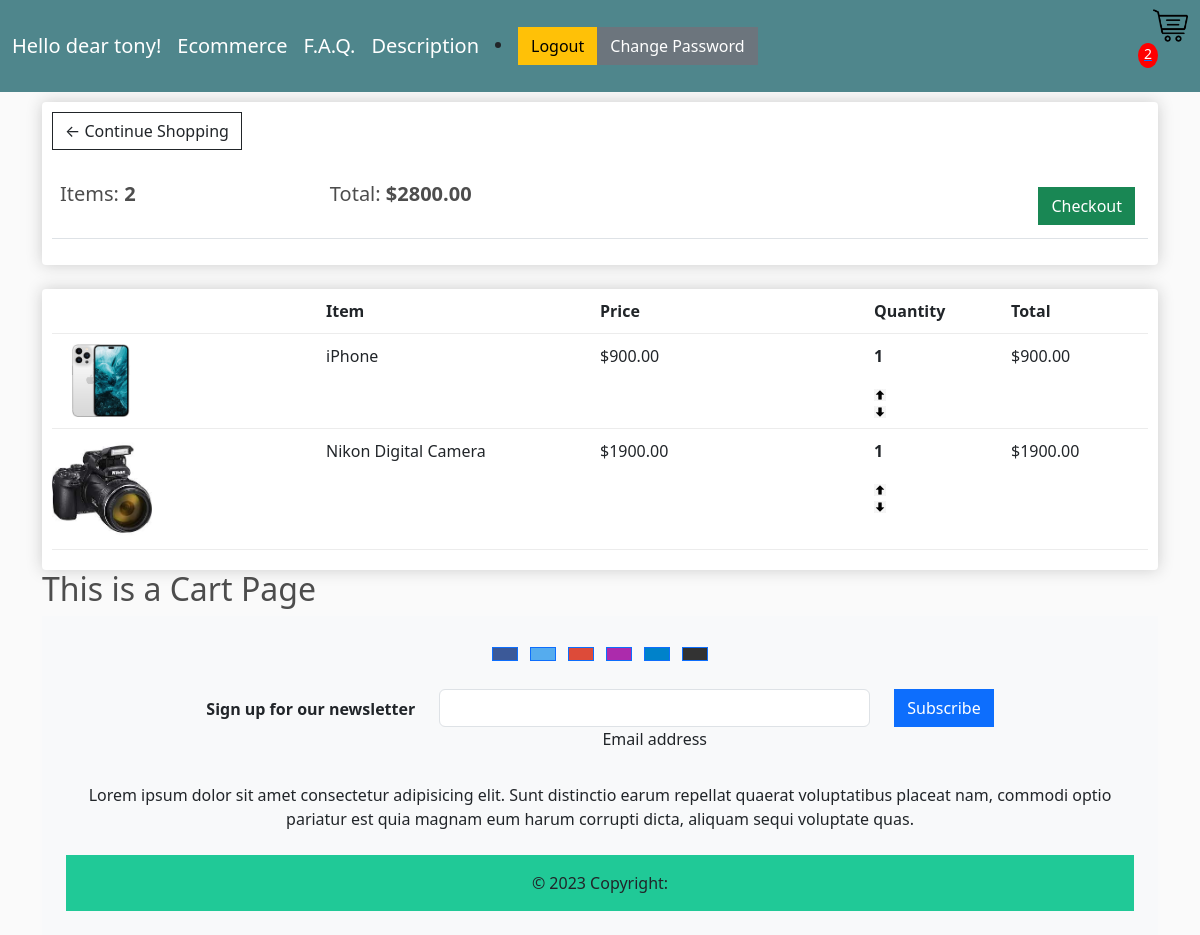
The app's page /cart/ (signed in) with its own data.
### store/models.py (models this page shows, shortened)
class Order(models.Model):
    customer = models.ForeignKey(Customer, on_delete=models.SET_NULL, blank=True, null=True)
    date_ordered =models.DateTimeField(auto_now_add=True)
    complete = models.BooleanField(default=False, blank=False, null=True)
    transaction_id = models.CharField(max_length=200, null=True)
    @property
    def get_cart_total(self):
        orderitems = self.orderitem_set.all()
        total = sum([item.get_total for item in orderitems])
        return total
    @property
    def get_cart_items(self):
        orderitems = self.orderitem_set.all()
        total = sum([item.quantity for item in orderitems])
        return total

class OrderItem(models.Model):
    product = models.ForeignKey(Product, on_delete=models.SET_NULL, blank=True, null=True)
    order = models.ForeignKey(Order, on_delete=models.SET_NULL, blank=True, null=True)
    quantity = models.IntegerField(default=0, null=True, blank=True)
    date_added = models.DateTimeField(auto_now_add=True)
    @property
    def get_total(self):
        total = self.product.price * self.quantity
        return total

class Product(models.Model):
    name = models.CharField(max_length=200, null=True)
    price = models.DecimalField(max_digits=6, decimal_places=2)
    digital = models.BooleanField(default=False, blank=False, null=True)
    image = models.ImageField(null=True, blank=True)
    @property
    def imageURL(self):
        try:
            url = self.image.url
        except:
            url = ''
        return url

### store/views.py (the view)
# urls.py: path('cart/', views.cart, name="cart"),
def cart(request):
    data = cartData(request)
    cartItems = data['cartItems']
    order = data['order']
    items = data['items']
    context = {
        'items': items,
        'order': order,
        'cartItems': cartItems,
    }
    return render(request, 'store/cart.html', context)

### store/utils.py (called while the page is built)
def cartData(request):
    if request.user.is_authenticated:
        customer = request.user.customer
        order, created = Order.objects.get_or_create(
            customer=customer, complete=False)
        items = order.orderitem_set.all()
        cartItems = order.get_cart_items
    else:
        cookieData = cookieCart(request)
        cartItems = cookieData['cartItems']
        order = cookieData['order']
        items = cookieData['items']
    return {'cartItems': cartItems, 'order': order, 'items': items}

### templates/store/cart.html
{% extends 'store/main.html' %}
{% load static %}
{% block content %}
<div class="row">
    <div class ="col-lg-12">
        <div class="box-element">
            <a class="btn btn-outline-dark" href="{% url 'store' %}">&#x2190; Continue Shopping</a>
            <br>
            <br>
            <table class="table">
                <tr>
                    <th><h5>Items: <strong>{{order.get_cart_items}}</strong></h5></th>
                    <th><h5>Total: <strong>${{order.get_cart_total|floatformat:2}}</strong></h5></th>
                    <th>
                        <a style="float:right; margin:5px" class="btn btn-success" href={% url 'checkout' %}>Checkout</a>
                    </th>
                </tr>
            </table>
        </div>
        <br>
        <div class="box-element">
            <div class="cart-row">
                <div style="flex: 2"></div>
                <div style="flex: 2"><strong>Item</strong></div>
                <div style="flex: 2"><strong>Price</strong></div>
                <div style="flex: 1"><strong>Quantity</strong></div>
                <div style="flex: 1"><strong>Total</strong></div>
            </div>
            {% for item in items %}
            <div class="cart-row">
                <div style="flex:2"><img class="row-image" src={{item.product.imageURL}}></div>
                <div style="flex:2">{{item.product.name}}</div>
                <div style="flex:2">${{item.product.price|floatformat:2 }}</div>
                <div style="flex:1">
                    <p class="quantity">{{item.quantity}}</p>
                    <div class="qantity">
                        <img data-product={{item.product.id}} data-action="add" class="chg-quantity update-cart"  src={% static 'images/up_arrow.jpg' %}>
                        <img data-product={{item.product.id}} data-action="remove" class="chg-quantity update-cart" src={% static 'images/down_arrow.jpg' %}>
                    </div>
                </div>
                <div style="flex: 1">${{item.get_total}}</div>
            </div>
            {% endfor %}
        </div>
    </div>
</div>
<h2>This is a Cart Page</h2>
{% endblock content %}

### templates/store/main.html (shortened to what this page needs)
<!DOCTYPE html>
{% load static %}
<html>
    <head>
        <link href="https://cdn.jsdelivr.net/npm/bootstrap@5.3.0-alpha1/dist/css/bootstrap.min.css" rel="stylesheet">
        <link rel="stylesheet" type="text/css" href="{% static 'css/main.css' %}">
    </head>
    <body>
        <nav class="navbar navbar-expand-lg navbar-dark bg-dark">
            <div class="container-fluid">
              {% if request.user.is_authenticated %}
              <a class="navbar-brand" href="#">Hello dear {{request.user}}!</a>
              {% else %}
              <a class="navbar-brand" href="#">You are not registered</a>
              {% endif %}
              <a class="navbar-brand" href={% url 'store' %}>Ecommerce</a>
              <a class="navbar-brand" aria-current="page" href={% url 'faq' %}>F.A.Q.</a>
              <a class="navbar-brand" aria-current="page" href={% url 'description' %}>Description</a>
              {% if request.user.is_authenticated %}
              <li><a href={% url 'logout_user' %} class="btn btn-warning">Logout</a></li>
              <a type="button" class="btn btn-secondary" href ={% url 'change_password' %}>Change Password</a>
              {% else %}
              <li><a href={% url 'login_registration' %} class="btn btn-warning">Login</a></li>
              {% endif %}
              <div class="collapse navbar-collapse" id="navbarSupportedContent">
                <div class="form-inline my-2 my-lg-0">
                  <a href={% url 'cart' %}>
                    <img id="cart-icon" src={% static 'images/cart.png' %}>
                    <p id="cart-total">{{cartItems}}</p>
                </div>
              </div>
            </div>
        </nav>
        <div class="container">
            {% block content %}
            {% endblock content %}
            {% include 'store/footer.html' %}
        </div>
    </body>
</html>

### static/css/main.css (style rules this page uses)
body { background-color: hsl(0, 0%, 98%); }
h1,h2,h3,h4,h5,h6 { color:hsl(0, 0%, 30%); }
.box-element { box-shadow:hsl(0, 0%, 80%) 0 0 16px; background-color: #fff; border-radius: 4px; padding: 10px; }
.bg-dark { background-color: #4f868c!important; }
#cart-icon { width:35px; display: inline-block; margin-left: 15px; }
#cart-total { display: block; text-align: center; color:#fff; background-color: red; width: 20px; height: 25px; border-radius: 50%; font-size: 14px; }
.col-lg-4, .col-lg-6, .col-lg-8, .col-lg-12 { margin-top: 10px; }
.btn { border-radius: 0; }
.row-image { width: 100px; }
.cart-row { display: flex; align-items: flex-stretch; padding-bottom: 10px; margin-bottom: 10px; border-bottom: 1px solid #ececec; }
.quantity { display: inline-block; font-weight: 700; padding-right:10px; }
.chg-quantity { width: 12px; cursor: pointer; display: block; margin-top: 5px; transition:.1s; }

### records on screen
Order: get_cart_items "2", get_cart_total "2800.00"
OrderItem: product.imageURL (picture), product.name "iPhone", product.price "900.00", quantity "1", get_total "900.00"
OrderItem: product.imageURL (picture), product.name "Nikon Digital Camera", product.price "1900.00", quantity "1", get_total "1900.00"

### other values on screen
{{ request.user }} "tony"
{{ cartItems }} "2"
